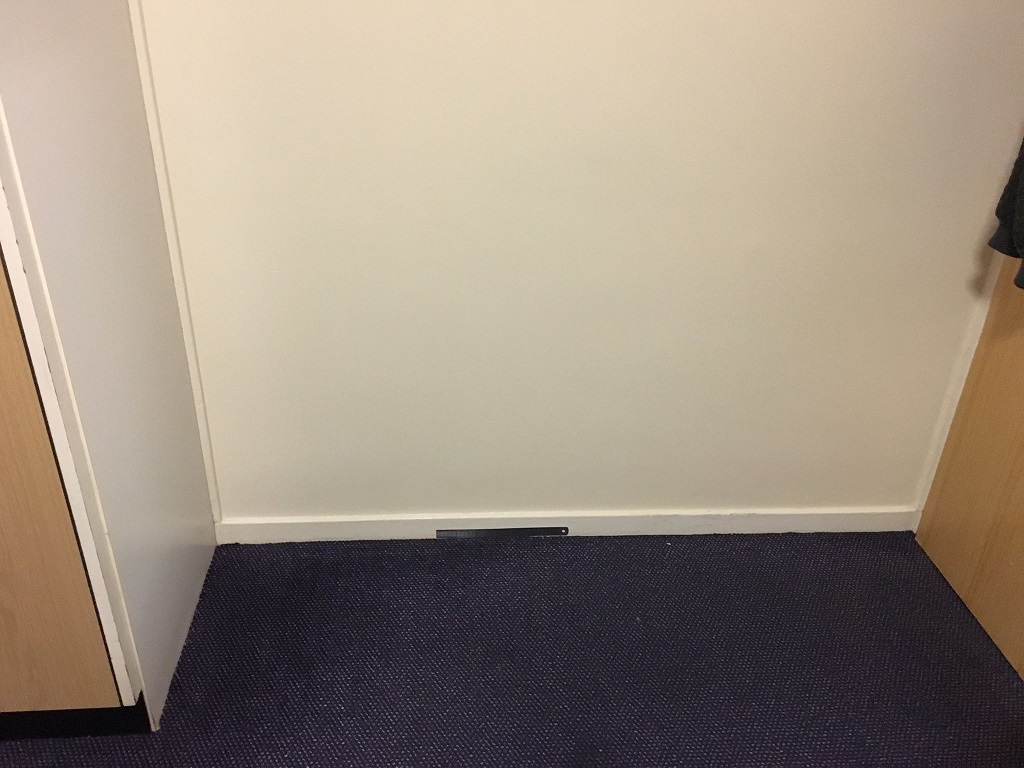
#> input picture imgs/image4.jpg, 1024 x 768 px
$ python test2.py
#> lines starting #> are read from the running program, lines starting #| are printed output that depends on the picture; after the words box and inside, x2 and y2 are one past the last pixel; in counts of white or black regions, pixels touching at a corner belong together
import cv2
import numpy as np

img = cv2.imread('./imgs/image4.jpg')
#> img is the input picture: shape (768, 1024, 3); mean B, G, R 127.5, 142, 155.3
gray = cv2.cvtColor(img, cv2.COLOR_BGR2GRAY)
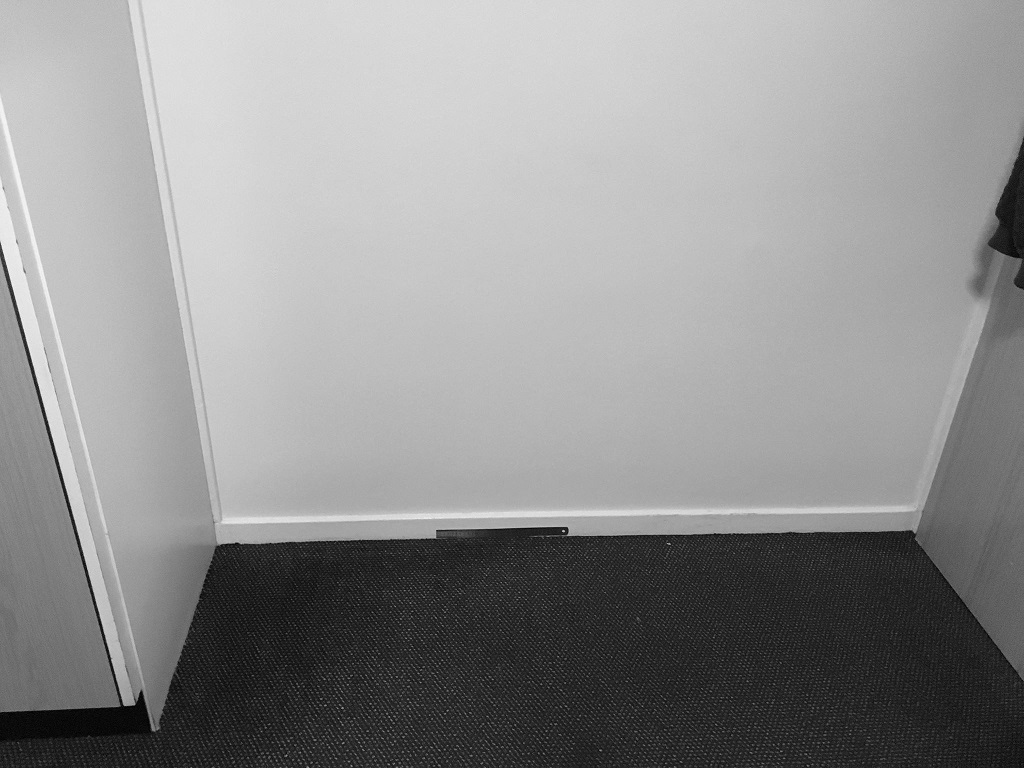
#> gray: shape (768, 1024); min 0, max 249, mean 144.3

kernel_size = 3
blur_gray = cv2.GaussianBlur(gray, (kernel_size, kernel_size), 0)

low_threshold = 50
high_threshold = 150
edges = cv2.Canny(blur_gray, low_threshold, high_threshold)
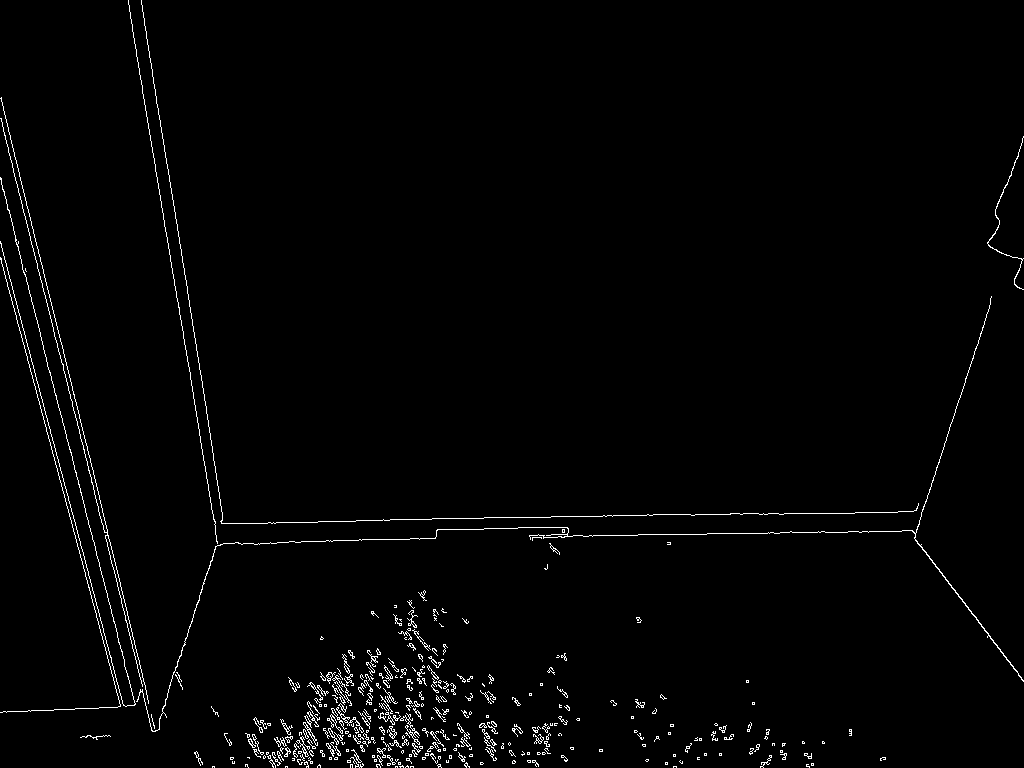
#> edges: shape (768, 1024); 1.6% white in thin lines or dots

rho = 1  # distance resolution in pixels of the Hough grid
theta = np.pi / 180  # angular resolution in radians of the Hough grid
threshold = 20  # minimum number of votes (intersections in Hough grid cell) ### orignally 15
min_line_length = 50  # minimum number of pixels making up a line
max_line_gap = 20  # maximum gap in pixels between connectable line segments
line_image = np.copy(img) * 0  # creating a blank to draw lines on
#> line_image: shape (768, 1024, 3); every value is 0

# Run Hough on edge detected image
# Output "lines" is an array containing endpoints of detected line segments
lines = cv2.HoughLinesP(edges, rho, theta, threshold, np.array([]),
                    min_line_length, max_line_gap)
#> lines = 151 rows, first 6: [356, 520, 777, 513], [214, 524, 317, 522], [141, 0, 227, 543], [1, 118, 142, 686], [0, 257, 120, 706], [0, 98, 120, 582]

for line in lines:
    for x1,y1,x2,y2 in line:
        cv2.line(line_image,(x1,y1),(x2,y2),(255,0,0),5)
#> this loop made 151 passes
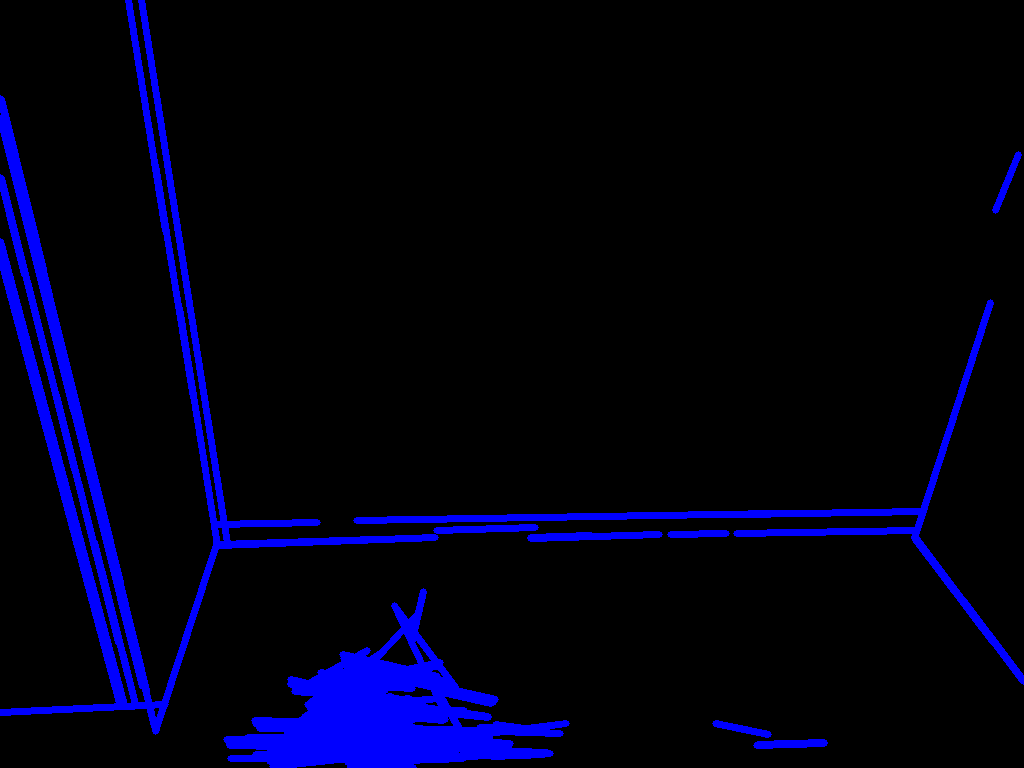
#> line_image: shape (768, 1024, 3); mean B, G, R 20.8, 0, 0

# Draw the lines on the  image
lines_edges = cv2.addWeighted(img, 0.8, line_image, 1, 0)
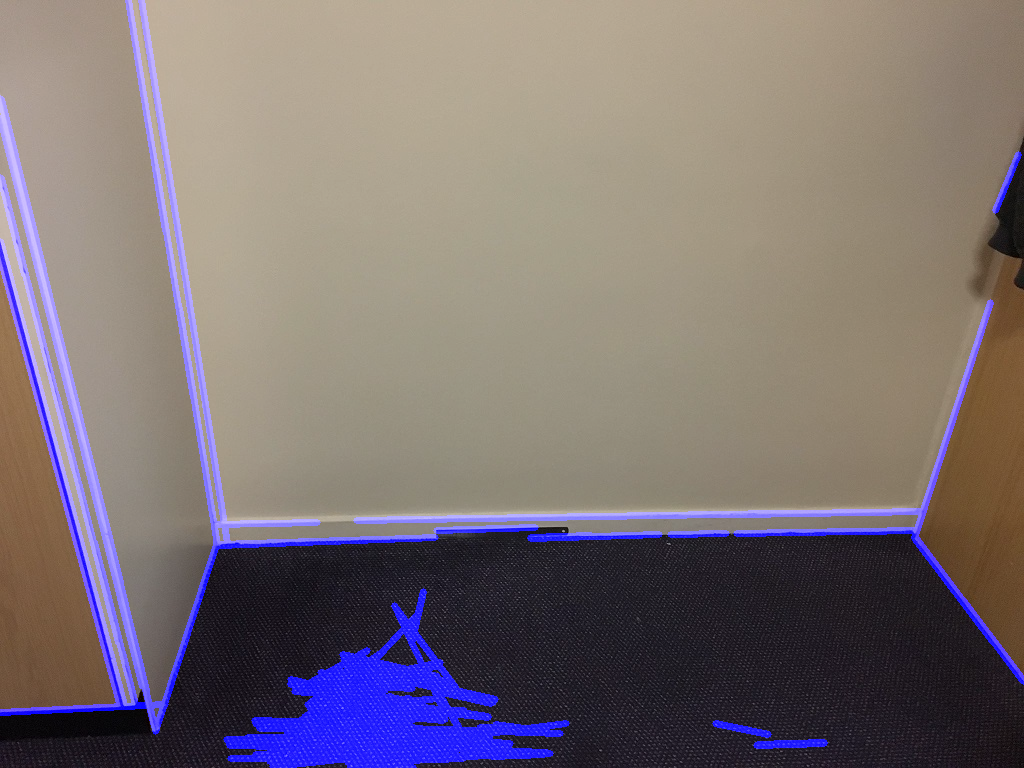
#> lines_edges: shape (768, 1024, 3); mean B, G, R 115.9, 113.6, 124.3

window_name = "result"
cv2.namedWindow(window_name)
cv2.imshow(window_name,lines_edges)
cv2.waitKey(0)

$ run again, with imgs/image1.jpg copied over imgs/image4.jpg
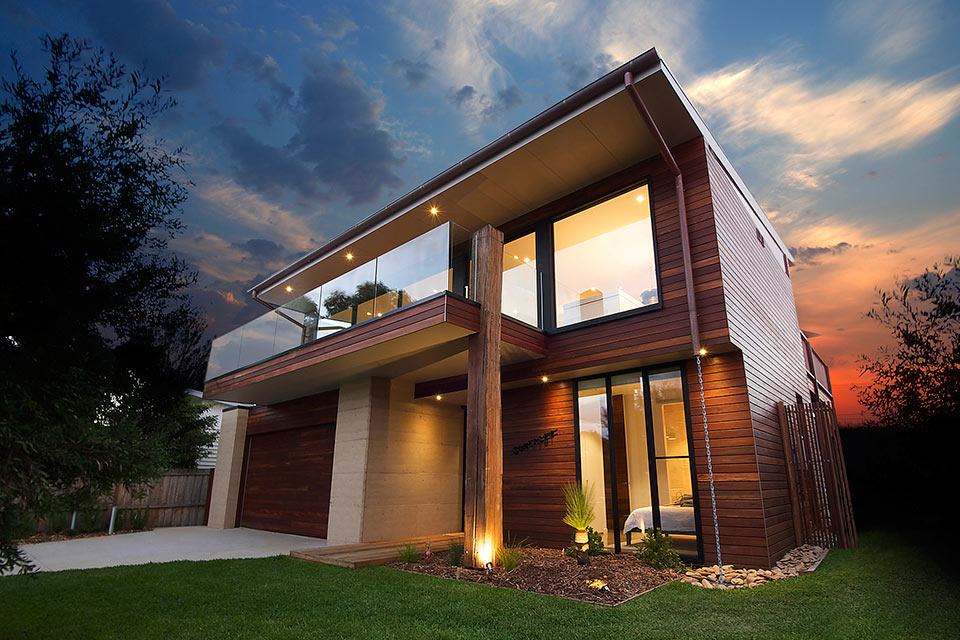
#> input picture imgs/image1.jpg, 960 x 640 px
#> img is the input picture: shape (640, 960, 3); mean B, G, R 76.5, 81.8, 88.5
#> `edges = cv2.Canny(blur_gray, low_threshold, high_threshold)`:
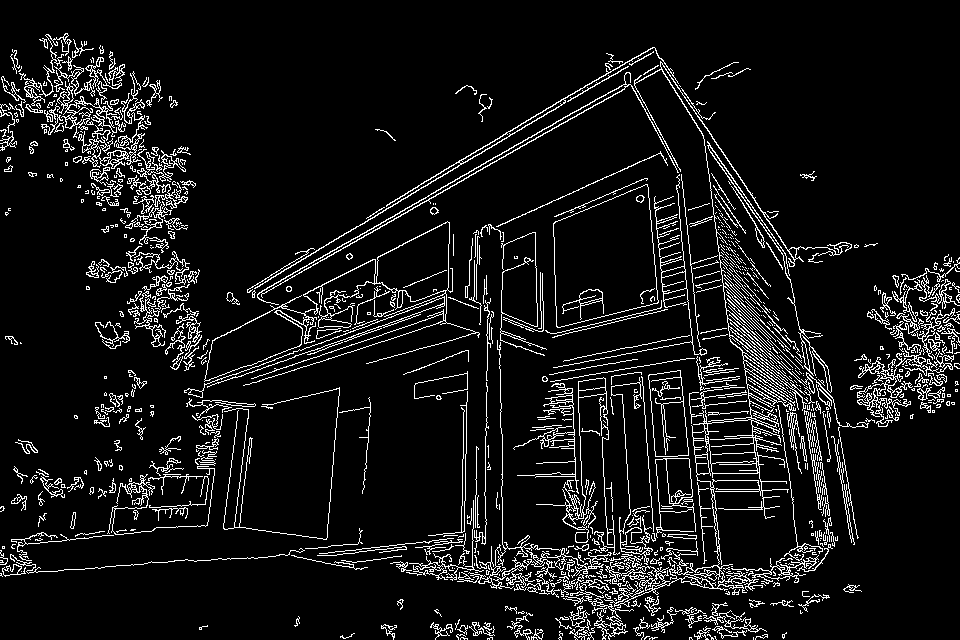
#> edges: shape (640, 960); 8.3% white in thin lines or dots
#> lines = 965 rows, first 6: [239, 304, 599, 97], [234, 301, 655, 48], [43, 84, 186, 200], [423, 546, 762, 587], [293, 323, 420, 312], [296, 297, 402, 303]
#> the loop `for line in lines:` made 965 passes
#> `lines_edges = cv2.addWeighted(img, 0.8, line_image, 1, 0)`:
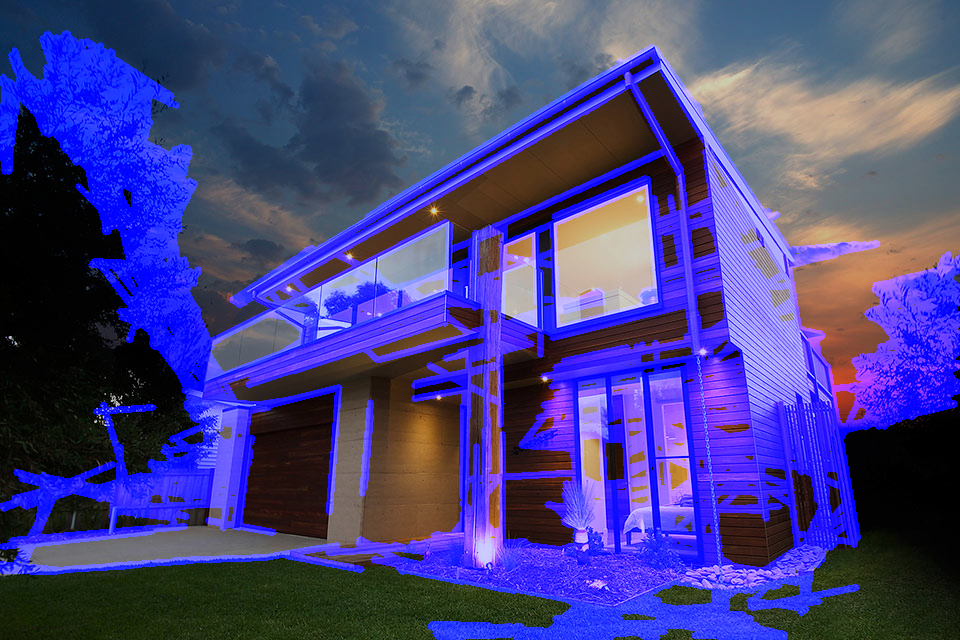
#> lines_edges: shape (640, 960, 3); mean B, G, R 134.5, 65.5, 70.8

$ run again, with imgs/image10.jpg copied over imgs/image4.jpg
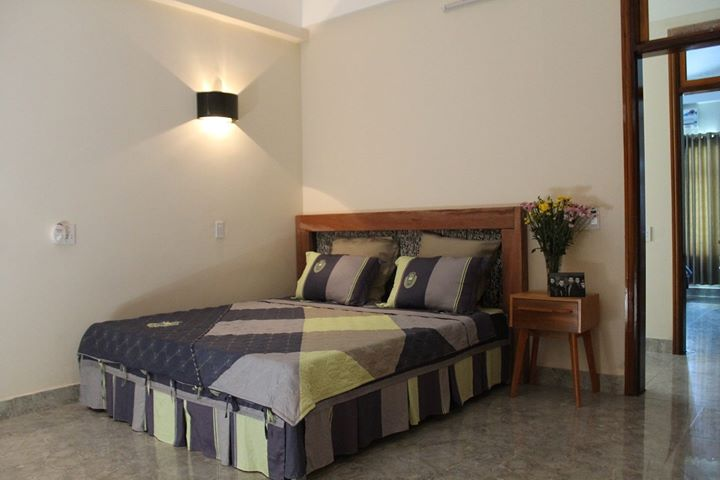
#> input picture imgs/image10.jpg, 720 x 480 px
#> img is the input picture: shape (480, 720, 3); mean B, G, R 112.5, 126.3, 137.2
#> `edges = cv2.Canny(blur_gray, low_threshold, high_threshold)`:
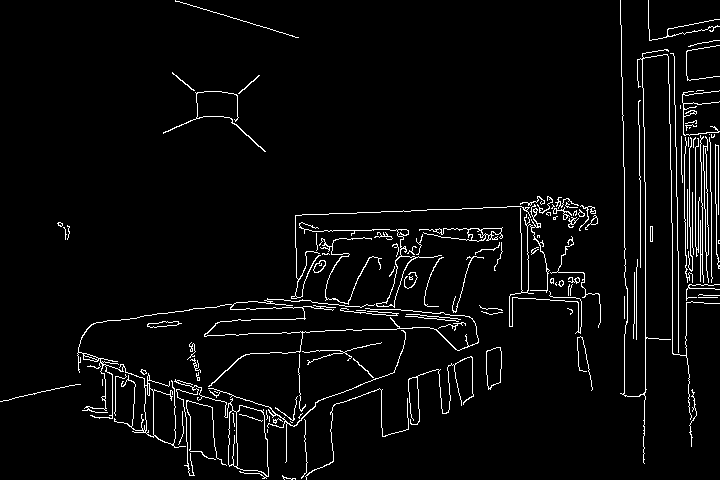
#> edges: shape (480, 720); 4% white in thin lines or dots
#> lines = 174 rows, first 6: [673, 28, 677, 250], [204, 335, 476, 326], [642, 53, 645, 255], [683, 92, 686, 318], [408, 379, 500, 347], [98, 412, 211, 384]
#> the loop `for line in lines:` made 174 passes
#> `lines_edges = cv2.addWeighted(img, 0.8, line_image, 1, 0)`:
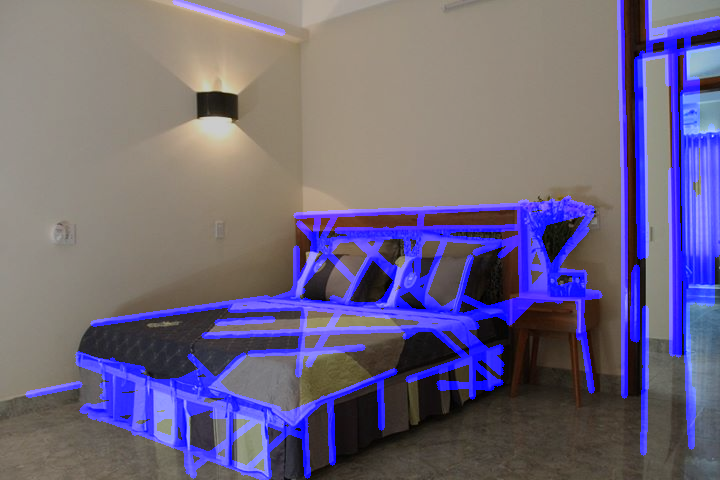
#> lines_edges: shape (480, 720, 3); mean B, G, R 126.5, 101.1, 109.7

$ run again, with imgs/image2.jpg copied over imgs/image4.jpg
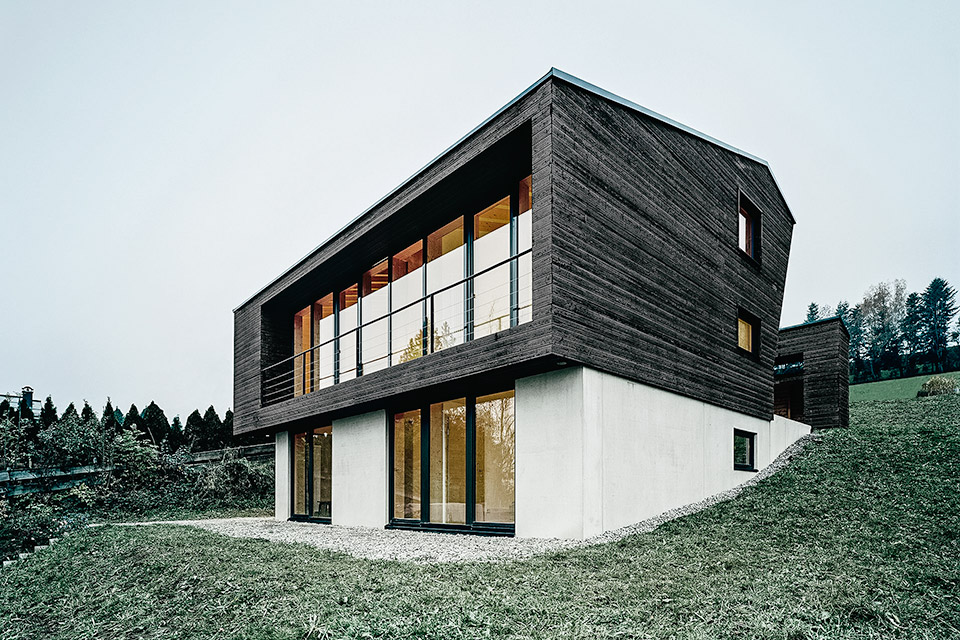
#> input picture imgs/image2.jpg, 960 x 640 px
#> img is the input picture: shape (640, 960, 3); mean B, G, R 150.4, 153.6, 144.2
#> `edges = cv2.Canny(blur_gray, low_threshold, high_threshold)`:
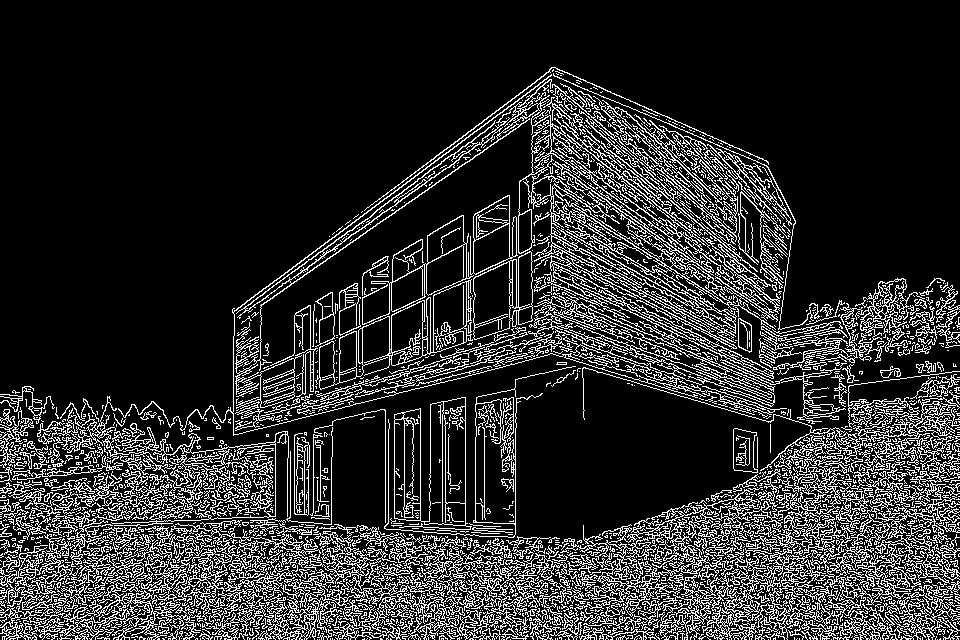
#> edges: shape (640, 960); 17.4% white in thin lines or dots, all inside (x1, y1, x2, y2) = (0, 67, 960, 640)
#> lines = 1169 rows, first 6: [2, 638, 955, 538], [2, 532, 959, 616], [42, 639, 947, 560], [1, 573, 472, 540], [17, 639, 954, 557], [0, 617, 959, 499]
#> the loop `for line in lines:` made 1169 passes
#> `lines_edges = cv2.addWeighted(img, 0.8, line_image, 1, 0)`:
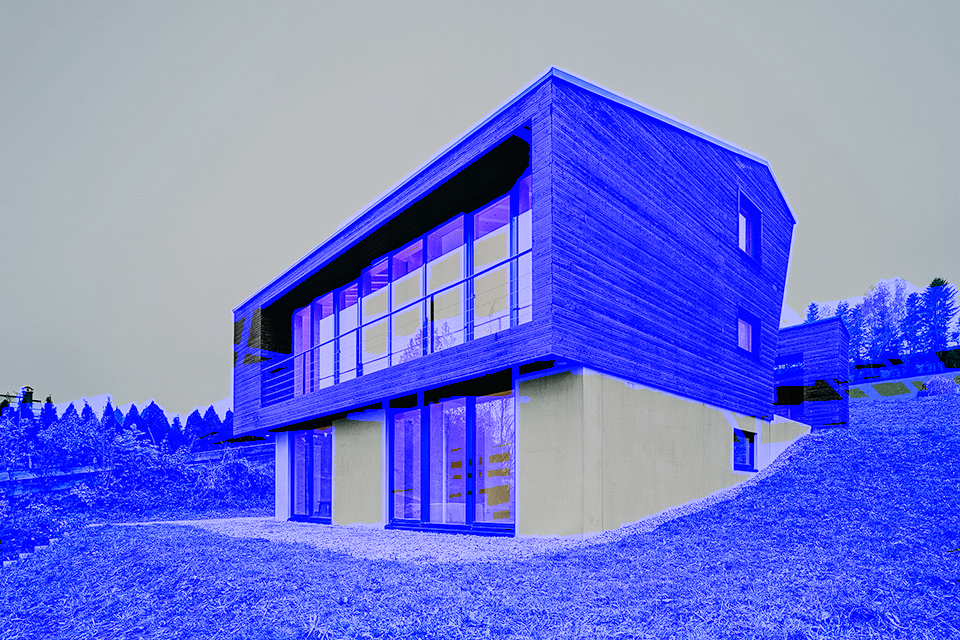
#> lines_edges: shape (640, 960, 3); mean B, G, R 218, 122.9, 115.4
